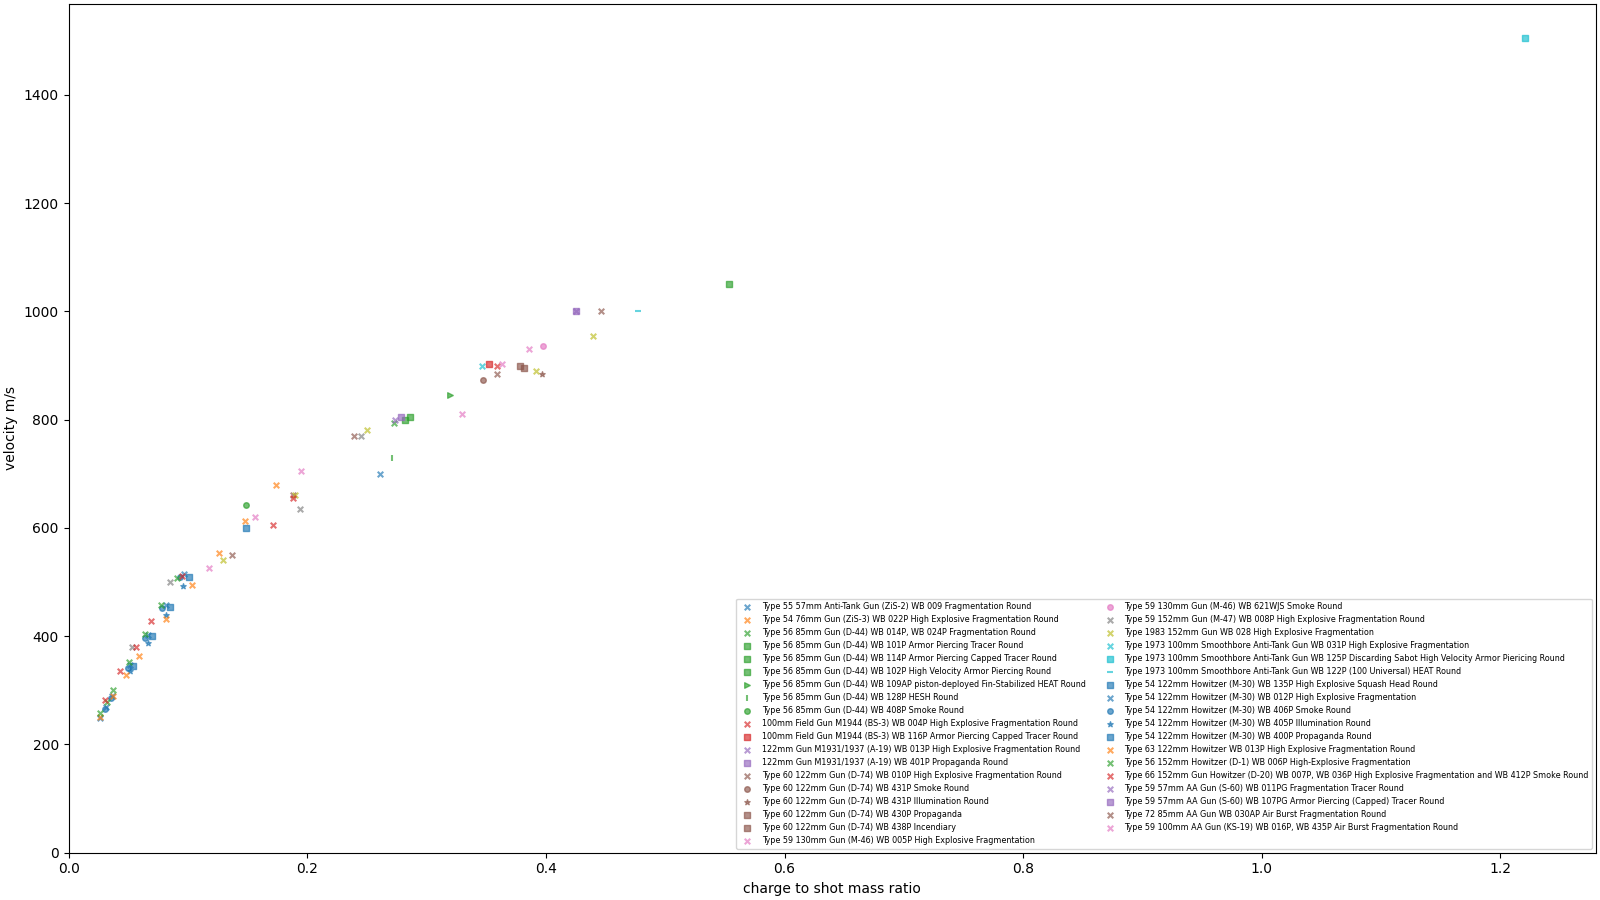

Generate this figure with Python:
from __future__ import annotations
from ballistic_parser import BallisticDB

from matplotlib import pyplot as plt
from labellines import labelLine, labelLines
from scipy.spatial import ConvexHull
import scipy.interpolate
import numpy as np
from itertools import cycle


if __name__ == "__main__":

    bdb = BallisticDB("arty.json")
    print(bdb.describe())

    fig, ax = plt.subplots(figsize=(16, 9), layout="constrained")

    prop_cycle = plt.rcParams["axes.prop_cycle"]
    colors = cycle(prop_cycle.by_key()["color"])
    marker_dict = {
        "AB": "<",
        "Frag": "x",
        "HE-Frag": "+",
        "HESH": "|",
        "AP": ">",
        "HEAT": "_",
        "Smoke": "o",
        "Illumination": "*",
        "Leaflet": "s",
    }

    for gun in bdb:

        color = next(colors)

        wmss, vss = [], []
        for shot in gun:

            for kw, marker in marker_dict.items():
                if kw in shot.shell_types:
                    break

            wms = [
                sum(charge.charge_mass * charge.amount for charge in load)
                / shot.shot_mass
                for load in shot
            ]
            vs = [load.muzzle_velocity for load in shot]
            wmss.extend(wms)
            vss.extend(vs)
            p = ax.scatter(
                wms,
                vs,
                alpha=0.66,
                c=color,
                marker=marker,
                s=16,
                label=gun.name_en + " " + shot.name_en,
            )

    ax.legend(loc="lower right", fontsize="xx-small", ncol=2)

    ax.set_xlabel("charge to shot mass ratio")
    ax.set_ylabel("velocity m/s")

    ax.set_xlim(0, None)
    ax.set_ylim(0, None)

    # plt.show()
    plt.savefig("propulsion_graph")
